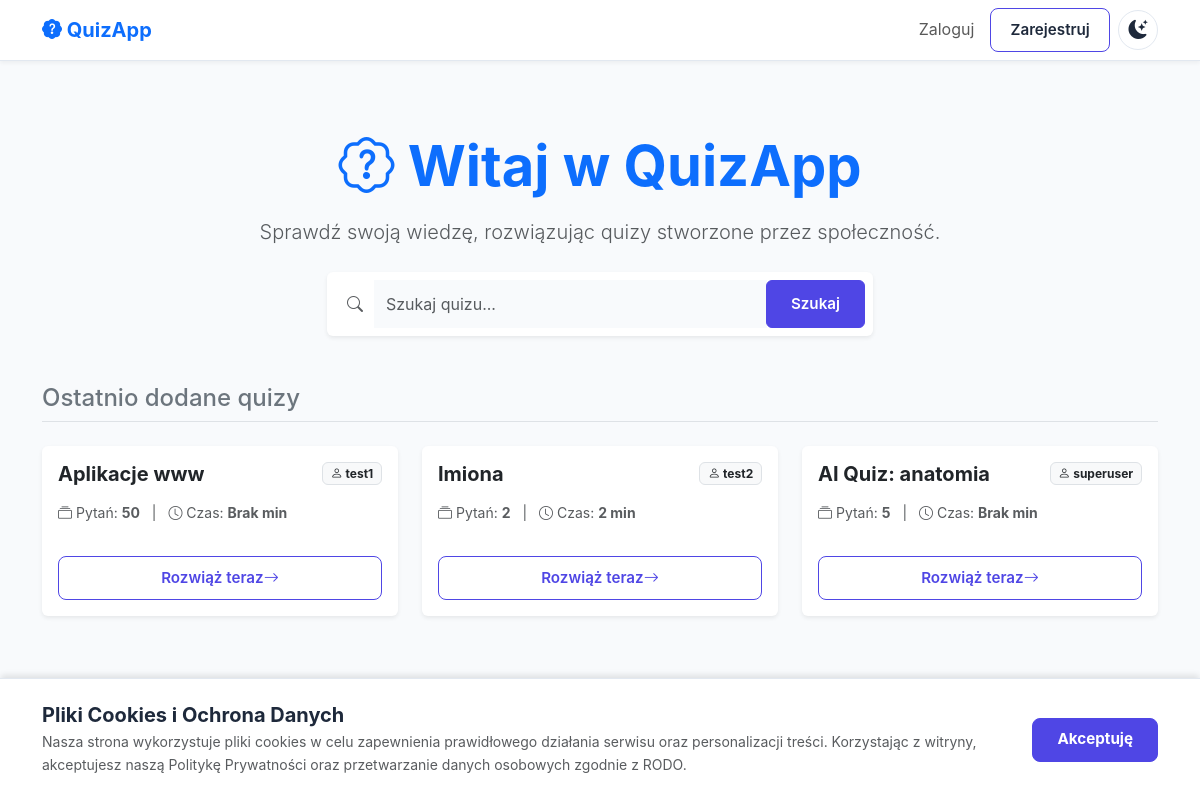
The page / on the database its author committed.
### quizzes/models.py (models this page shows, shortened)
class Quiz(models.Model):
    class Visibility(models.TextChoices):
        PUBLIC = 'PUBLIC', 'Publiczny'
        PRIVATE = 'PRIVATE', 'Prywatny'
    title = models.CharField(max_length=255, verbose_name="Tytuł")
    author = models.ForeignKey(settings.AUTH_USER_MODEL, on_delete=models.CASCADE, verbose_name="Autor")
    visibility = models.CharField(
        max_length=10,
        choices=Visibility.choices,
        default=Visibility.PRIVATE,
        verbose_name="Widoczność"
    )
    time_limit = models.IntegerField(
        default=0,
        verbose_name="Limit czasu (w minutach)",
        help_text="Ustaw 0, aby wyłączyć limit czasu."
    )
    questions_count_limit = models.IntegerField(
        default=10,
        verbose_name="Liczba pytań w podejściu",
        validators=[MinValueValidator(1), MaxValueValidator(30)],
        help_text="Ustal, ile pytań ma zostać wylosowanych do jednego podejścia (zakres: 1-30)."
    )
    instant_feedback = models.BooleanField(
        default=False,
        verbose_name="Natychmiastowe odpowiedzi",
        help_text="Jeśli zaznaczone, użytkownik zobaczy poprawne odpowiedzi po każdym pytaniu."
    )
    users_permissions = models.ManyToManyField(
        settings.AUTH_USER_MODEL,
        through='QuizUserPermission',
        related_name='quiz_access',
        blank=True,
        verbose_name="Uprawnienia użytkowników"
    )
    groups_permissions = models.ManyToManyField(
        QuizGroup,
        through='QuizGroupPermission',
        related_name='quiz_access',
        blank=True,
        verbose_name="Uprawnienia grup"
    )

### accounts/models.py (models this page shows)
class User(AbstractUser):
    groups = models.ManyToManyField(
        Group,
        verbose_name='groups',
        blank=True,
        help_text=(
            'Grupy, do których należy ten użytkownik. Użytkownik otrzyma wszystkie '
            'uprawnienia przyznane każdej z jego grup.'
        ),
        related_name="%(app_label)s_%(class)s_groups",
        related_query_name="user",
    )
    user_permissions = models.ManyToManyField(
        Permission,
        verbose_name='user permissions',
        blank=True,
        help_text='Specyficzne uprawnienia dla tego użytkownika.',
        related_name="%(app_label)s_%(class)s_user_permissions",
        related_query_name="user",
    )

### quizzes/views.py (the view)
# urls.py: path('', views.home_view, name='home'),
def home_view(request: HttpRequest) -> HttpResponse:
    query = request.GET.get('q', '')
    quizzes = Quiz.objects.filter(
        visibility='PUBLIC',
        title__icontains=query
    ).order_by('-id')[:10]
    return render(request, 'home.html', {
        'quizzes': quizzes,
        'query': query
    })

### templates/home.html (shortened to what this page needs)
{% extends 'base.html' %}
{% block content %}
<div class="text-center py-5">
    <h1 class="display-4 fw-bold text-primary mb-3">
        <i class="bi bi-patch-question"></i> Witaj w QuizApp
    </h1>
    <p class="lead text-muted mb-4">Sprawdź swoją wiedzę, rozwiązując quizy stworzone przez społeczność.</p>
    <div class="row justify-content-center">
        <div class="col-md-8 col-lg-6">
            <form method="get" action="{% url 'home' %}" class="card p-2 shadow-sm border-0">
                <div class="input-group">
                    <span class="input-group-text bg-white border-0 text-muted">
                        <i class="bi bi-search"></i>
                    </span>
                    <input type="search" name="q" class="form-control border-0 shadow-none"
                           placeholder="Szukaj quizu..."
                           value="{{ query|default:'' }}"
                           aria-label="Szukaj">
                    <button class="btn btn-primary rounded-2 px-4" type="submit">Szukaj</button>
                </div>
            </form>
        </div>
    </div>
</div>
<div class="d-flex justify-content-between align-items-center mb-4 border-bottom pb-2">
    <h2 class="h4 mb-0 text-secondary">
        {% if query %}
            Wyniki wyszukiwania dla: "{{ query }}"
        {% else %}
            Ostatnio dodane quizy
        {% endif %}
    </h2>
</div>
<div class="row row-cols-1 row-cols-md-2 row-cols-lg-3 g-4">
    {% for quiz in quizzes %}
        <div class="col">
            <div class="card h-100 shadow-sm border-0 hover-lift transition-all">
                <div class="card-body d-flex flex-column">
                    <div class="d-flex justify-content-between align-items-start mb-2">
                        <h5 class="card-title text-truncate fw-bold" title="{{ quiz.title }}">
                            {{ quiz.title }}
                        </h5>
                        <span class="badge bg-light text-dark border">
                            <i class="bi bi-person"></i> {{ quiz.author.username }}
                        </span>
                    </div>
                    <p class="card-text text-muted small mt-auto">
                        <i class="bi bi-collection"></i> Pytań: <strong>{{ quiz.questions.count }}</strong>
                        <span class="mx-2">|</span>
                        <i class="bi bi-clock"></i> Czas: <strong>{{ quiz.time_limit|default:"Brak" }} min</strong>
                    </p>
                    <div class="mt-3">
                        <a href="{% url 'quiz-detail' quiz.pk %}" class="btn btn-outline-primary w-100">
                            Rozwiąż teraz <i class="bi bi-arrow-right"></i>
                        </a>
                    </div>
                </div>
            </div>
        </div>
    {% endfor %}
</div>
{% endblock %}

### static/css/style.css (style rules this page uses)
:root { --bg: #f8fafc; --surface: #ffffff; --surface-hover: #f1f5f9; --text: #1e293b; --text-muted: #64748b; --border: #e2e8f0; --primary: #4f46e5; --primary-hover: #4338ca; --primary-text: #ffffff; --secondary: #64748b; --secondary-hover: #475569; --danger: #ef4444; --danger-hover: #dc2626; --success: #10b981; --shadow: 0 4px 6px -1px rgb(0 0 0 / 0.1), 0 2px 4px -2px rgb(0 0 0 / 0.1); --radius: 12px; }
* { box-sizing: border-box; }
body { font-family: 'Inter', -apple-system, BlinkMacSystemFont, "Segoe UI", Roboto, sans-serif; background-color: var(--bg); color: var(--text); margin: 0; line-height: 1.6; transition: background-color 0.3s, color 0.3s; }
a { color: var(--primary); text-decoration: none; transition: color 0.2s; }
h1, h2, h3, h4, h5, h6 { color: var(--text); margin-top: 0; }
h1 { font-size: 2rem; margin-bottom: 1.5rem; }
.btn { display: inline-flex; align-items: center; justify-content: center; padding: 0.6rem 1.2rem; border-radius: 8px; text-decoration: none; border: 1px solid transparent; cursor: pointer; font-size: 0.95rem; font-weight: 600; transition: all 0.2s; line-height: 1.5; }
.btn-primary { background-color: var(--primary); border-color: var(--primary); color: var(--primary-text); }
.btn-outline-primary { color: var(--primary); border-color: var(--primary); background-color: transparent; }
input[type="text"], input[type="search"], input[type="email"], input[type="password"], input[type="number"], select, textarea { width: 100%; padding: 0.75rem; border: 1px solid var(--border); border-radius: 8px; background-color: var(--bg); color: var(--text); font-size: 1rem; transition: border-color 0.2s; }

### templates/base.html (style rules this page uses)
body { background-color: var(--bg); color: var(--text); transition: background-color 0.3s, color 0.3s; }
.card { border: none; box-shadow: 0 4px 6px rgba(0,0,0,0.05); }

### templates/home.html (style rules this page uses)
.hover-lift { transition: transform 0.2s ease, box-shadow 0.2s ease; }

### rows shown on the page
Quiz: title "Aplikacje www", author.username "test1", questions.count "50", time_limit "Brak"
Quiz: title "Imiona", author.username "test2", questions.count "2", time_limit "2"
Quiz: title "AI Quiz: anatomia", author.username "superuser", questions.count "5", time_limit "Brak"
